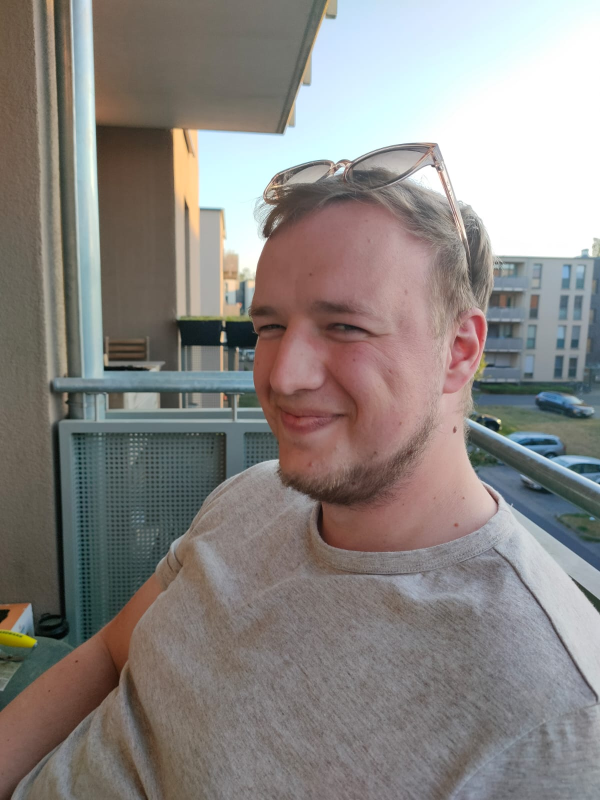
#> input picture photo_collage/square_cropper/testing_image.jpeg, 1200 x 1600 px (shown at 1/2 size)
$ python main.py
#> lines starting #> are read from the running program, lines starting #| are printed output that depends on the picture
### photo_collage/square_cropper/color.py
from PIL import Image
from typing import Tuple, List
from sklearn.cluster import KMeans
import numpy as np
import os
from PIL import ImageDraw

# [20 lines left out: function save_dominant_color_square, not called in this run]

def save_top4_color_grid(image_path: str, size: int = 256) -> str:
    """
    Creates and saves a 2x2 grid image showing the top 4 dominant colors of the input image.

    Parameters:
    - image_path: str: Path to the original image.
    - size: int: Width and height of the output grid image.

    Returns:
    - str: Path to the saved 2x2 grid image.
    """

    colors = get_top_colors(image_path, n_colors=4)
    block_size = size // 2

    # Create new blank image
    img = Image.new("RGB", (size, size))

    # Define positions
    positions = [
        (0, 0),                      # top-left
        (block_size, 0),             # top-right
        (0, block_size),             # bottom-left
        (block_size, block_size),    # bottom-right
    ]

    # Draw rectangles
    for color, pos in zip(colors, positions):
        square = Image.new("RGB", (block_size, block_size), color)
        img.paste(square, pos)

    base, _ = os.path.splitext(image_path)
    output_path = f"{base}_top4.jpg"
    img.save(output_path, format="JPEG", quality=95, optimize=True)

    return output_path


def get_top_colors(image_path: str, n_colors: int = 3, resize: int = 50) -> List[Tuple[int, int, int]]:
    """
    Uses KMeans clustering to extract the top N most dominant colors from an image.

    Parameters:
    - image_path: str: Path to the input image.
    - n_colors: int: Number of dominant colors to return.
    - resize: int: Resize dimension to reduce pixel noise and speed up clustering.

    Returns:
    - List[Tuple[int, int, int]]: List of dominant RGB colors sorted by dominance.
    """
#> called with image_path = './square_cropper/testing_image.jpeg', n_colors = 4, resize = 50
    img = Image.open(image_path).convert("RGB")
#> img is the input picture: PIL image 1200x1600 RGB; mean R, G, B 138.2, 133.4, 130.3
    img = img.resize((resize, resize))
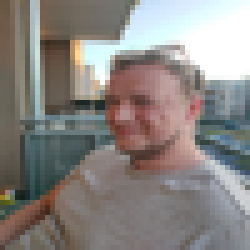
#> img: PIL image 50x50 RGB (shown 5 times larger); mean R, G, B 138.2, 133.4, 130.2
    pixels = np.array(img).reshape(-1, 3)
#> pixels = 2500 rows, first 8: [103, 85, 66], [103, 84, 66], [122, 106, 90], [131, 120, 104], [118, 101, 79], [105, 98, 86], [170, 188, 198], [180, 182, 180]

    kmeans = KMeans(n_clusters=n_colors, random_state=42, n_init='auto')
    kmeans.fit(pixels)
    cluster_centers = kmeans.cluster_centers_
    labels = kmeans.labels_

    # Count how many pixels fall into each cluster
    counts = np.bincount(labels)

    # Sort clusters by frequency
    sorted_indices = np.argsort(-counts)
    sorted_colors = [tuple(map(int, cluster_centers[i])) for i in sorted_indices]

    return sorted_colors

# [12 lines left out: function get_dominant_color, not called in this run]

### photo_collage/main.py
from square_cropper.color import save_top4_color_grid

def main():
    input_path: str = "./square_cropper/testing_image.jpeg"
    color_grid_path = save_top4_color_grid(input_path, size=256)
#> in save_top4_color_grid, `img = Image.new("RGB", (size, size))`: img: PIL image 256x256 RGB; every value is 0
#> the loop in save_top4_color_grid, `for color, pos in zip(colors, positions):` made 4 passes
#> pass 1, in save_top4_color_grid, `square = Image.new("RGB", (block_size, block_size), color)`:
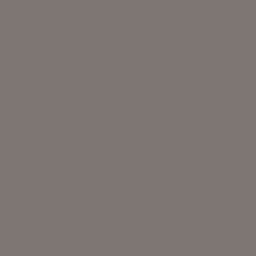
#> square: PIL image 128x128 RGB (shown 2 times larger); mean R, G, B 126, 118, 115
#> pass 2, in save_top4_color_grid, `square = Image.new("RGB", (block_size, block_size), color)`:
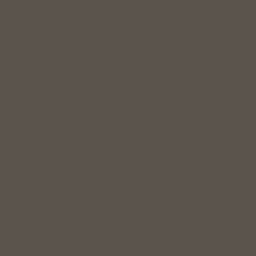
#> square: PIL image 128x128 RGB (shown 2 times larger); mean R, G, B 91, 84, 76
#> pass 3, in save_top4_color_grid, `square = Image.new("RGB", (block_size, block_size), color)`:
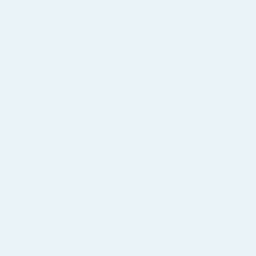
#> square: PIL image 128x128 RGB (shown 2 times larger); mean R, G, B 232, 244, 248
#> after the loop in save_top4_color_grid, `for color, pos in zip(colors, positions):`:
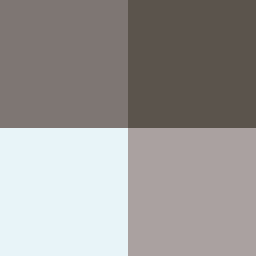
#> img: PIL image 256x256 RGB; mean R, G, B 154.8, 151.8, 149.8
#> after the loop in save_top4_color_grid, `for color, pos in zip(colors, positions):`:
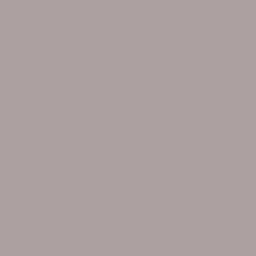
#> square: PIL image 128x128 RGB (shown 2 times larger); mean R, G, B 170, 161, 160
    print(f"Saved top-4 color grid to: {color_grid_path}")

if __name__ == "__main__":
    main()
